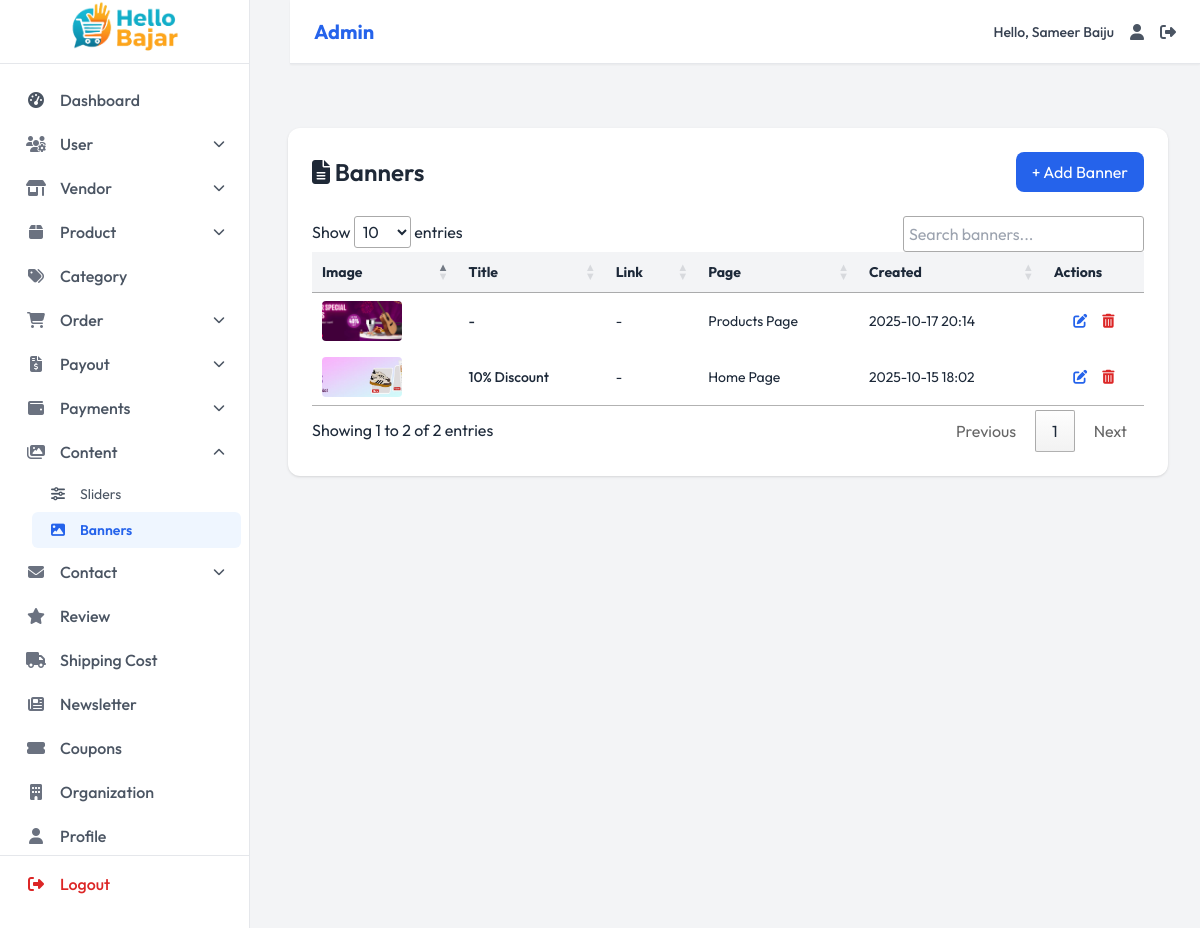
Page /admin-dashboard/banners/ (signed in) on the committed database.
### dashboard/models.py (models this page shows, shortened)
class Organization(models.Model):
    name = models.CharField(max_length=200, default="My Store")
    logo = models.ImageField(upload_to='org/', blank=True, null=True)
    email = models.EmailField()
    phone = models.CharField(max_length=15)
    phone_secondary = models.CharField(max_length=15, blank=True)
    address = models.TextField()
    facebook = models.URLField(blank=True)
    instagram = models.URLField(blank=True)
    twitter = models.URLField(blank=True)
    youtube = models.URLField(blank=True)
    tiktok = models.URLField(blank=True)
    class Meta:
        verbose_name = 'Organization Info'
        verbose_name_plural = 'Organization Info'

class Banner(models.Model):
    PAGE_CHOICES = [
        ('home', 'Home Page'),
        ('products', 'Products Page'),
    ]
    title = models.CharField(max_length=200, blank=True, null=True)
    image = models.ImageField(upload_to='banners/')
    link = models.URLField(max_length=500, blank=True, null=True)
    page = models.CharField(
        max_length=50,
        choices=PAGE_CHOICES,
        default='home',
        unique=True,  # Only one banner per page
        help_text="Select where to display the banner"
    )
    is_active = models.BooleanField(default=True)
    created_at = models.DateTimeField(auto_now_add=True)
    updated_at = models.DateTimeField(auto_now=True)

### dashboard/views.py (the view)
    @login_required
    def wrapper(request, *args, **kwargs):
        if not hasattr(request.user, 'role') or not request.user.role.is_admin():
            return redirect('home')
        return view_func(request, *args, **kwargs)

### templates/dashboard/pages/content/banners_list.html (shortened to what this page needs)
{% extends 'dashboard/components/base.html' %}
{% load static %}
{% block content %}
<div class="bg-white rounded-xl shadow p-6 max-w-7xl mx-auto mt-8">
  <div class="flex justify-between items-center mb-6">
    <h1 class="text-2xl font-semibold text-gray-800"><i class="fas fa-file-alt"></i> Banners </h1>
    <a href="{% url 'admin_banner_add' %}" class="bg-blue-600 text-white px-4 py-2 rounded-lg hover:bg-blue-700 transition">+ Add Banner</a>
  </div>
  <div class="overflow-x-auto">
    <table id="bannersTable" class="min-w-full text-sm">
      <thead class="bg-gray-100">
        <tr>
          <th class="px-4 py-3 text-left">Image</th>
          <th class="px-4 py-3 text-left">Title</th>
          <th class="px-4 py-3 text-left">Link</th>
          <th class="px-4 py-3 text-left">Page</th>
          <th class="px-4 py-3 text-left">Created</th>
          <th class="px-4 py-3 text-center">Actions</th>
        </tr>
      </thead>
      <tbody>
        {% for b in banners %}
        <tr class="hover:bg-gray-50">
          <td class="px-4 py-3">{% if b.image %}<img src="{{ b.image.url }}" class="h-10 w-20 object-cover rounded" />{% else %}-{% endif %}</td>
          <td class="px-4 py-3 font-medium">{{ b.title|default:'-' }}</td>
          <td class="px-4 py-3">
            {% if b.link %}
              <a href="{{ b.link }}" class="text-blue-600 hover:underline" target="_blank">{{ b.link }}</a>
            {% else %}
              -
            {% endif %}
          </td>
          <td class="px-4 py-3">{{ b.get_page_display }}</td>
          <td class="px-4 py-3">{{ b.created_at|date:"Y-m-d H:i" }}</td>
          <td class="px-4 py-3 text-center space-x-3">
            <a href="{% url 'admin_banner_update' b.id %}" class="text-blue-600 hover:text-blue-800" title="Edit">
              <i class="fas fa-edit"></i>
            </a>
            <a href="{% url 'admin_banner_delete' b.id %}" onclick="return confirm('Delete this banner?')" class="text-red-600 hover:text-red-800" title="Delete">
              <i class="fas fa-trash-alt"></i>
            </a>
          </td>
        </tr>
        {% empty %}
        <tr>
          <td colspan="6" class="px-4 py-4 text-center text-gray-500">No banners found.</td>
        </tr>
        {% endfor %}
      </tbody>
    </table>
  </div>
</div>
{% endblock %}

### templates/dashboard/components/navbar.html (shortened to what this page needs)
<nav class="navbar bg-white border-b border-gray-200 fixed top-0 md:left-[290px] left-0 right-0 z-40 flex items-center justify-between px-6 py-3 shadow-sm">
  <div class="flex items-center">
   <span class="text-xl font-bold text-blue-600">
    {% if request.user.role.role == 'admin' %}
        Admin
    {% else %}
        Vendor
    {% endif %}
</span>
  </div>
  <div class="flex items-center space-x-4">
    <span class="text-sm font-medium text-gray-700">Hello, {{user.first_name}} {{user.last_name}}</span>
    <a href="" class="hover:text-blue-600 transition-colors duration-200" title="Profile" aria-label="Profile">
      <i class="fas fa-user text-gray-600"></i>
    </a>
    <a href="{% url 'logout'%}" class="hover:text-blue-600 transition-colors duration-200" title="Logout" aria-label="Logout">
      <i class="fas fa-sign-out-alt text-gray-600"></i>
    </a>
  </div>
</nav>

### templates/dashboard/components/sidebar.html (shortened to what this page needs)
{% load static %}
<aside id="sidebar"
       class="bg-white border-r mr-18 border-gray-200 w-[250px] fixed inset-y-0 left-0 transform transition-transform duration-300 md:translate-x-0 -translate-x-full z-30 flex flex-col pb-6"
       aria-label="Main navigation">
  <div class="px-0 py-0 h-16 flex items-center border-b border-gray-200">
    <a href="{% if request.user.role.role == 'admin' %}{% url 'admin_dashboard' %}{% else %}{% url 'vendor_dashboard' %}{% endif %}"
       class="flex items-center justify-center w-full h-full" aria-label="Hello Bazar Dashboard">
      <img src="{{ organization.logo.url }}" alt="Hello Bazar Logo" class="h-full w-full object-contain">
    </a>
  </div>
  {% if request.user.role.role == 'admin' %}
  <nav class="flex-grow overflow-y-auto py-4 text-md" aria-label="Sidebar navigation">
    <ul class="space-y-1 px-2">
      <li>
        <a href="{% url 'admin_dashboard' %}"
           class="sidebar-link flex items-center px-4 py-2 rounded-md font-medium transition-all duration-200
                  {% if request.path == '/admin-dashboard/' or request.path == '/' %}bg-blue-50 text-blue-600 font-semibold{% else %}text-gray-600 hover:bg-gray-100{% endif %}">
          <i class="fas fa-tachometer-alt w-6 text-center mr-3"></i>
          <span>Dashboard</span>
        </a>
      </li>
      <li>
        <button class="sidebar-dropdown-toggle flex items-center w-full px-4 py-2 rounded-md text-gray-600 font-medium hover:bg-gray-100 transition-all duration-200">
          <i class="fas fa-users-cog w-6 text-center text-gray-500 mr-3"></i>
          <span>User</span>
          <i class="dropdown-icon fas fa-chevron-down text-xs ml-auto transition-transform duration-200 {% if '/admin-dashboard/users/' in request.path %}rotate-180{% endif %}"></i>
        </button>
      </li>
      <li>
        <button class="sidebar-dropdown-toggle flex items-center w-full px-4 py-2 rounded-md text-gray-600 font-medium hover:bg-gray-100 transition-all duration-200">
          <i class="fas fa-store-alt w-6 text-center text-gray-500 mr-3"></i>
          <span>Vendor</span>
          <i class="dropdown-icon fas fa-chevron-down text-xs ml-auto transition-transform duration-200 {% if '/admin-dashboard/vendors/' in request.path %}rotate-180{% endif %}"></i>
        </button>
      </li>
      <li>
        <button class="sidebar-dropdown-toggle flex items-center w-full px-4 py-2 rounded-md text-gray-600 font-medium hover:bg-gray-100 transition-all duration-200">
          <i class="fas fa-box w-6 text-center text-gray-500 mr-3"></i>
          <span>Product</span>
          <i class="dropdown-icon fas fa-chevron-down text-xs ml-auto transition-transform duration-200 {% if '/admin-dashboard/products/' in request.path %}rotate-180{% endif %}"></i>
        </button>
      </li>
      <li>
        <a href="{% url 'admin_categories_list' %}"
           class="sidebar-link flex items-center px-4 py-2 rounded-md font-medium transition-all duration-200
                  {% if request.path == '/admin-dashboard/categories/' %}bg-blue-50 text-blue-600 font-semibold{% else %}text-gray-600 hover:bg-gray-100{% endif %}">
          <i class="fas fa-tags w-6 text-center text-gray-500 mr-3"></i>
          <span>Category</span>
        </a>
      </li>
      <li>
        <button class="sidebar-dropdown-toggle flex items-center w-full px-4 py-2 rounded-md text-gray-600 font-medium hover:bg-gray-100 transition-all duration-200">
          <i class="fas fa-shopping-cart w-6 text-center text-gray-500 mr-3"></i>
          <span>Order</span>
          <i class="dropdown-icon fas fa-chevron-down text-xs ml-auto transition-transform duration-200 {% if '/admin-dashboard/orders/' in request.path %}rotate-180{% endif %}"></i>
        </button>
      </li>
      <li>
        <button class="sidebar-dropdown-toggle flex items-center w-full px-4 py-2 rounded-md text-gray-600 font-medium hover:bg-gray-100 transition-all duration-200">
          <i class="fas fa-file-invoice-dollar w-6 text-center text-gray-500 mr-3"></i>
          <span>Payout</span>
          <i class="dropdown-icon fas fa-chevron-down text-xs ml-auto transition-transform duration-200 {% if '/admin-dashboard/payout-requests/' in request.path %}rotate-180{% endif %}"></i>
        </button>
      </li>
      <li>
        <button class="sidebar-dropdown-toggle flex items-center w-full px-4 py-2 rounded-md text-gray-600 font-medium hover:bg-gray-100 transition-all duration-200">
          <i class="fas fa-wallet w-6 text-center text-gray-500 mr-3"></i>
          <span>Payments</span>
          <i class="dropdown-icon fas fa-chevron-down text-xs ml-auto transition-transform duration-200 {% if '/admin-dashboard/payments/' in request.path %}rotate-180{% endif %}"></i>
        </button>
      </li>
      <li>
        <button class="sidebar-dropdown-toggle flex items-center w-full px-4 py-2 rounded-md text-gray-600 font-medium hover:bg-gray-100 transition-all duration-200">
          <i class="fas fa-images w-6 text-center text-gray-500 mr-3"></i>
          <span>Content</span>
          <i class="dropdown-icon fas fa-chevron-down text-xs ml-auto transition-transform duration-200 {% if '/admin-dashboard/sliders/' in request.path or '/admin-dashboard/banners/' in request.path %}rotate-180{% endif %}"></i>
        </button>
        <ul class="sidebar-submenu pl-6 mt-1 {% if '/admin-dashboard/sliders/' not in request.path and '/admin-dashboard/banners/' not in request.path %}hidden{% endif %}">
          <li>
            <a href="{% url 'admin_sliders_list' %}"
               class="sublink flex items-center px-4 py-2 rounded-md text-sm transition-all duration-200
                      {% if request.path == '/admin-dashboard/sliders/' %}bg-blue-50 text-blue-600 font-semibold{% else %}text-gray-600 hover:bg-gray-100{% endif %}">
              <i class="fas fa-sliders-h w-5 text-center mr-3"></i>
              Sliders
            </a>
          </li>
          <li>
            <a href="{% url 'admin_banners_list' %}"
               class="sublink flex items-center px-4 py-2 rounded-md text-sm transition-all duration-200
                      {% if request.path == '/admin-dashboard/banners/' %}bg-blue-50 text-blue-600 font-semibold{% else %}text-gray-600 hover:bg-gray-100{% endif %}">
              <i class="fas fa-image w-5 text-center mr-3"></i>
              Banners
            </a>
          </li>
        </ul>
      </li>
      <li>
        <button class="sidebar-dropdown-toggle flex items-center w-full px-4 py-2 rounded-md text-gray-600 font-medium hover:bg-gray-100 transition-all duration-200">
          <i class="fas fa-envelope w-6 text-center text-gray-500 mr-3"></i>
          <span>Contact</span>
          <i class="dropdown-icon fas fa-chevron-down text-xs ml-auto transition-transform duration-200 {% if '/admin-dashboard/contacts/' in request.path %}rotate-180{% endif %}"></i>
        </button>
      </li>
      <li>
        <a href="{% url 'admin_reviews_list' %}"
           class="sidebar-link flex items-center px-4 py-2 rounded-md font-medium transition-all duration-200
                  {% if request.path == '/admin-dashboard/reviews/' %}bg-blue-50 text-blue-600 font-semibold{% else %}text-gray-600 hover:bg-gray-100{% endif %}">
          <i class="fas fa-star w-6 text-center text-gray-500 mr-3"></i>
          <span>Review</span>
        </a>
      </li>
      <li>
        <a href="{% url 'admin_shipping_cost' %}"
           class="sidebar-link flex items-center px-4 py-2 rounded-md font-medium transition-all duration-200
                  {% if request.path == '/admin-dashboard/shipping-cost/' %}bg-blue-50 text-blue-600 font-semibold{% else %}text-gray-600 hover:bg-gray-100{% endif %}">
          <i class="fas fa-truck w-6 text-center text-gray-500 mr-3"></i>
          <span>Shipping Cost</span>
        </a>
      </li>
      <li>
        <a href="{% url 'admin_newsletter_list' %}"
           class="sidebar-link flex items-center px-4 py-2 rounded-md font-medium transition-all duration-200
                  {% if request.path == '/admin-dashboard/newsletter/' %}bg-blue-50 text-blue-600 font-semibold{% else %}text-gray-600 hover:bg-gray-100{% endif %}">
          <i class="fas fa-newspaper w-6 text-center text-gray-500 mr-3"></i>
          <span>Newsletter</span>
        </a>
      </li>
      <li>
        <a href="{% url 'admin_coupons_list' %}"
           class="sidebar-link flex items-center px-4 py-2 rounded-md font-medium transition-all duration-200
                  {% if request.path == '/admin-dashboard/coupons/' %}bg-blue-50 text-blue-600 font-semibold{% else %}text-gray-600 hover:bg-gray-100{% endif %}">
          <i class="fas fa-ticket-alt w-6 text-center text-gray-500 mr-3"></i>
          <span>Coupons</span>
        </a>
      </li>
      <li>
        <a href="{% url 'admin_organization_view' %}"
           class="sidebar-link flex items-center px-4 py-2 rounded-md font-medium transition-all duration-200
                  {% if request.path == '/admin-dashboard/organization/' %}bg-blue-50 text-blue-600 font-semibold{% else %}text-gray-600 hover:bg-gray-100{% endif %}">
          <i class="fas fa-building w-6 text-center text-gray-500 mr-3"></i>
          <span>Organization</span>
        </a>
      </li>
      <li>
        <a href="{% url 'admin_profile' %}"
           class="sidebar-link flex items-center px-4 py-2 rounded-md font-medium transition-all duration-200
                  {% if request.path == '/admin-dashboard/profile/' %}bg-blue-50 text-blue-600 font-semibold{% else %}text-gray-600 hover:bg-gray-100{% endif %}">
          <i class="fas fa-user w-6 text-center text-gray-500 mr-3"></i>
          <span>Profile</span>
        </a>
      </li>
    </ul>
  </nav>
  {% endif %}
  <div class="border-t border-gray-200 pt-2 px-2">
    <ul class="space-y-1">
      <li>
        <a href="{% url 'logout' %}"
           class="flex items-center px-4 py-2 rounded-md text-red-600 font-medium hover:bg-red-50 transition-all duration-200">
          <i class="fas fa-sign-out-alt w-6 text-center mr-3"></i>
          Logout
        </a>
      </li>
    </ul>
  </div>
</aside>

### rows in the picture
Organization: logo (picture)
Banner: image (picture), title "-", page "Products Page", created_at "2025-10-17 20:14"
Banner: image (picture), title "10% Discount", page "Home Page", created_at "2025-10-15 18:02"

### other values in the picture
{{ user.first_name }} "Sameer"
{{ user.last_name }} "Baiju"
